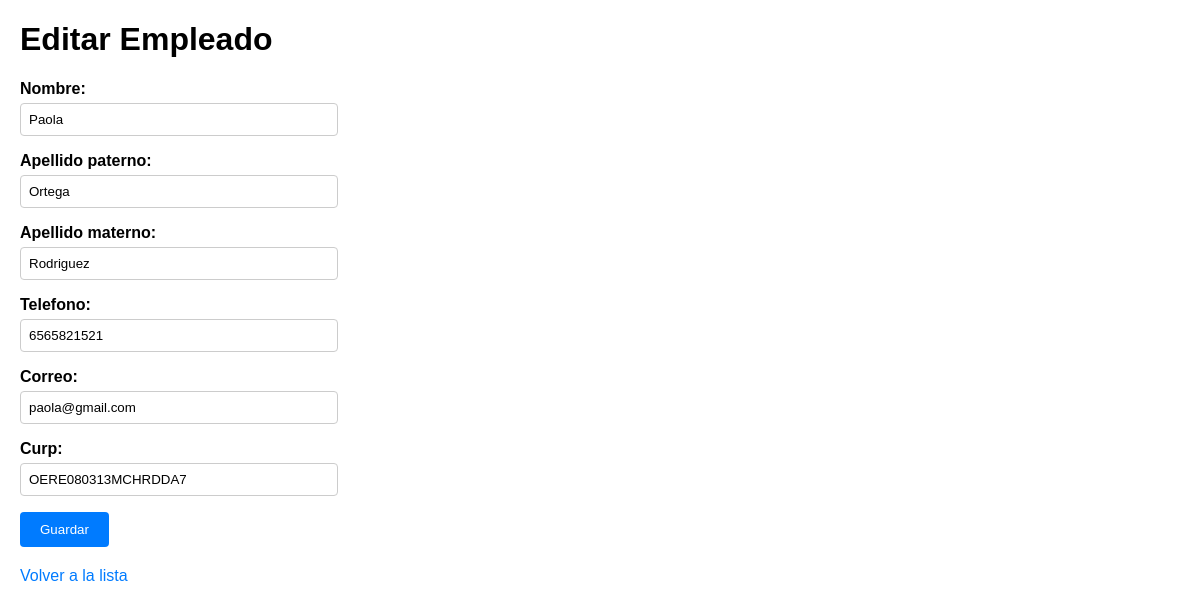
/empleados/editar/3/, run on the app's committed database.
### empleados/models.py (models this page shows, shortened)
class Empleado(models.Model):
    nombre = models.CharField(max_length=100)
    apellido_paterno = models.CharField(max_length=100)
    apellido_materno = models.CharField(max_length=100, blank=True, null=True) # blank=True para formularios, null=True para la DB
    telefono = models.CharField(max_length=20, unique=True)
    correo = models.EmailField(max_length=150, unique=True)
    curp = models.CharField(max_length=18, unique=True)
    class Meta:
        verbose_name = "Empleado"
        verbose_name_plural = "Empleados"
        ordering = ['apellido_paterno', 'nombre'] # Ordena por defecto

### empleados/views.py (the view)
# urls.py: path('editar/<int:pk>/', views.editar_empleado, name='editar_empleado'), # /empleados/editar/1/
def editar_empleado(request, pk):
    empleado = get_object_or_404(Empleado, pk=pk) # Obtiene el empleado o devuelve 404
    if request.method == 'POST':
        form = EmpleadoForm(request.POST, instance=empleado) # Pasa la instancia para actualizarla
        if form.is_valid():
            form.save()
            return redirect('lista_empleados')
    else:
        form = EmpleadoForm(instance=empleado) # Carga los datos existentes en el formulario
    return render(request, 'empleados/empleado_form.html', {'form': form, 'titulo': 'Editar Empleado'})

### empleados/forms.py
class EmpleadoForm(forms.ModelForm):
    class Meta:
        model = Empleado
        fields = '__all__' # Incluye todos los campos del modelo
        widgets = { # Opcional: Personaliza la apariencia de los campos
            'nombre': forms.TextInput(attrs={'class': 'form-control', 'placeholder': 'Nombre(s)'}),
            'apellido_paterno': forms.TextInput(attrs={'class': 'form-control', 'placeholder': 'Apellido Paterno'}),
            'apellido_materno': forms.TextInput(attrs={'class': 'form-control', 'placeholder': 'Apellido Materno'}),
            'telefono': forms.TextInput(attrs={'class': 'form-control', 'placeholder': 'Ej. 5512345678'}),
            'correo': forms.EmailInput(attrs={'class': 'form-control', 'placeholder': 'correo@dominio.com'}),
            'curp': forms.TextInput(attrs={'class': 'form-control', 'placeholder': 'CURP'}),
        }

### empleados/templates/empleados/empleado_form.html (shortened to what this page needs)
<!DOCTYPE html>
<html lang="es">
<head>
</head>
<body>
    <h1>{{ titulo }}</h1>
    <form method="post">
        {{ form.as_p }}
        <button type="submit">Guardar</button>
    </form>
    <a href="{% url 'lista_empleados' %}" class="back-link">Volver a la lista</a>
</body>
</html>

### empleados/templates/empleados/empleado_form.html (style rules this page uses)
body { font-family: sans-serif; margin: 20px; }
label { display: block; margin-bottom: 5px; font-weight: bold; }
input[type="text"], input[type="email"] { width: 300px; padding: 8px; border: 1px solid #ccc; border-radius: 4px; }
button { padding: 10px 20px; background-color: #007bff; color: white; border: none; border-radius: 4px; cursor: pointer; }
.back-link { display: block; margin-top: 20px; text-decoration: none; color: #007bff; }

### data on the page
Empleado: nombre "Paola", apellido_paterno "Ortega", apellido_materno "Rodriguez", telefono "6565821521", correo "paola@gmail.com", curp "OERE080313MCHRDDA7"

### other printed values
{{ titulo }} "Editar Empleado"
